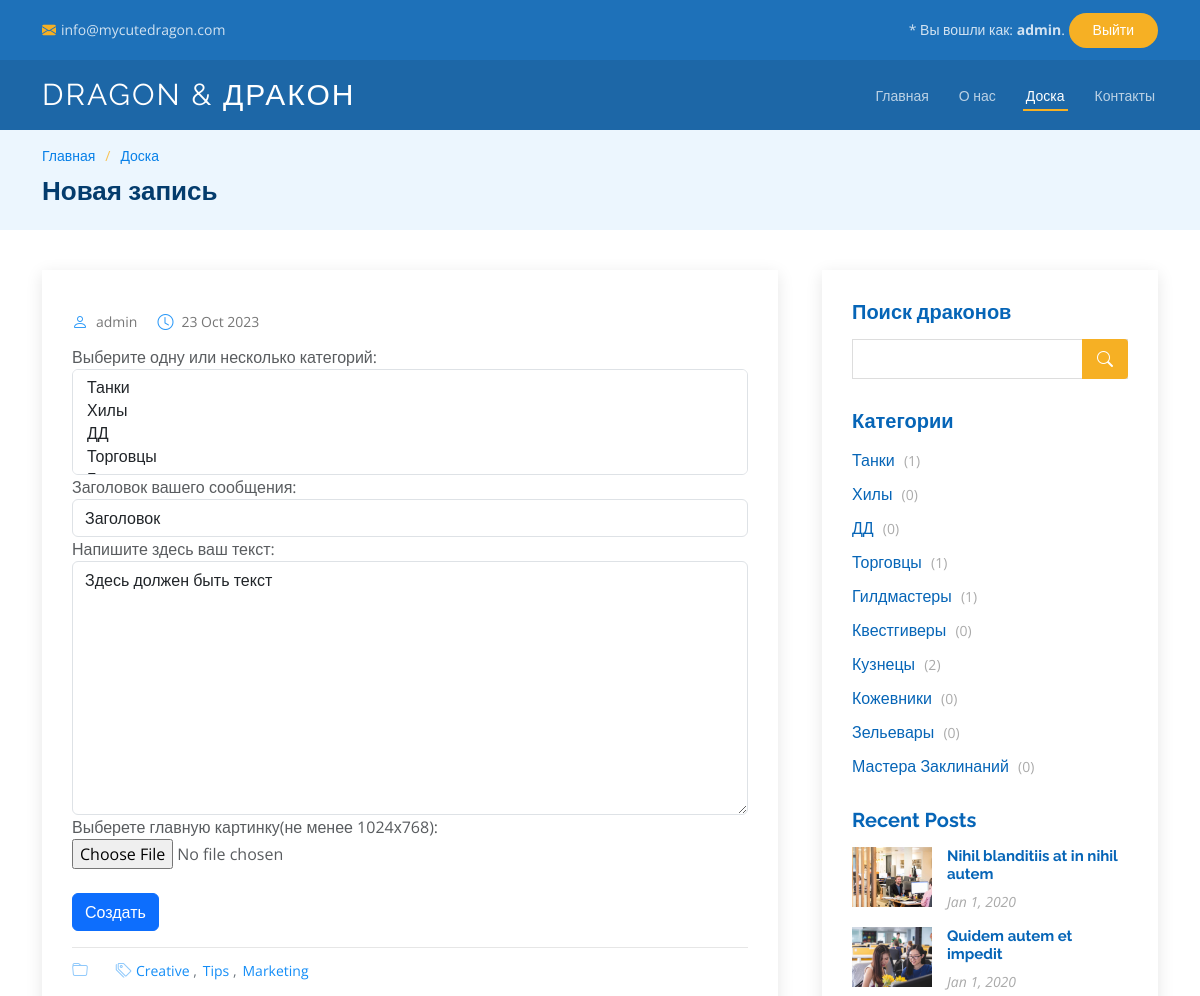
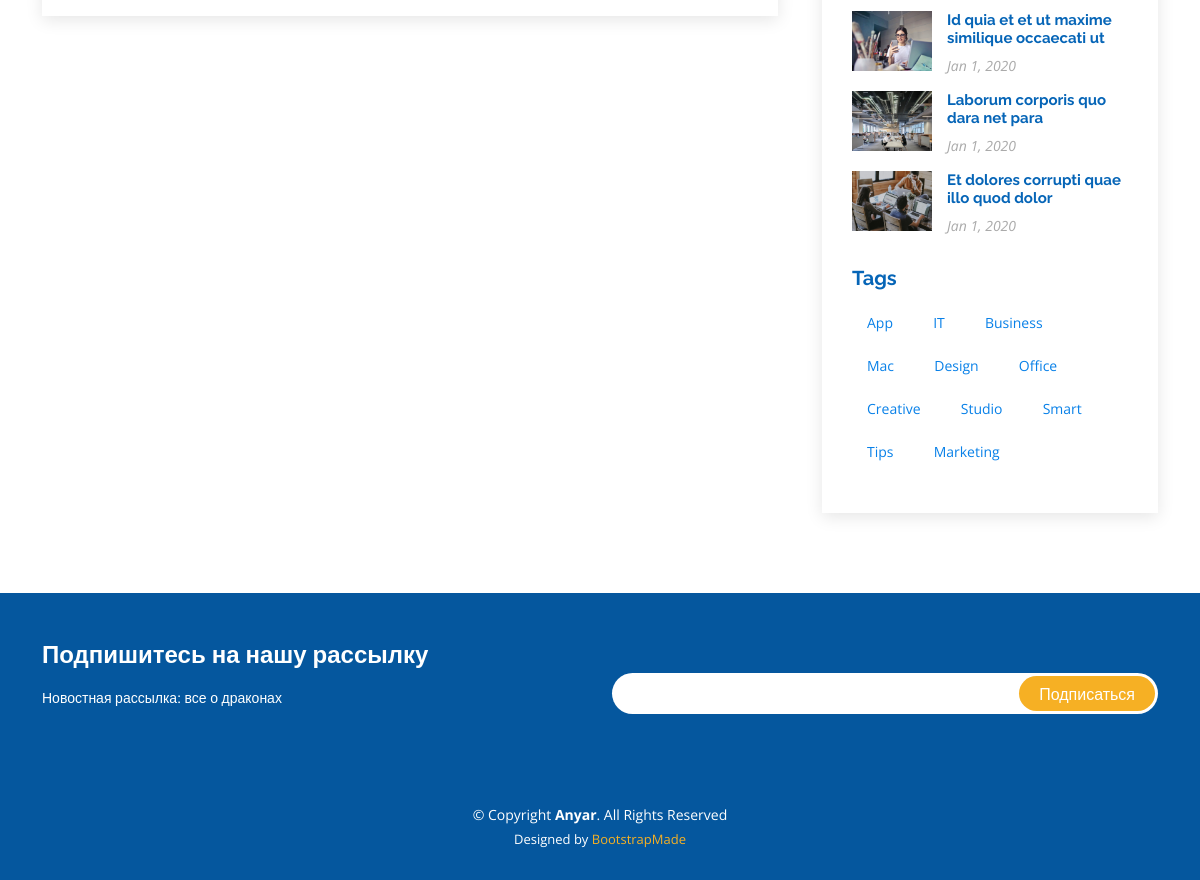
/messages/create (signed in), run on the app's committed database (2 pictures, top to bottom).
### bb/models.py (models this page shows)
class Category(models.Model):
    name = models.CharField(max_length = 255, unique = True)
    def __str__(self):
        return f'{self.name}'

### bb/views.py (the view, shortened to what this page needs)
# urls.py: path('create', MessageCreateView.as_view(), name='msg_create'),
class MessageCreateView(PermissionRequiredMixin, CreateView):
    permission_required = ('bb.add_post',)
    template_name = 'messages/create.html'
    form_class = MessageCreateForm
    context_object_name = 'message'
    success_url = '/messages'
    def get_context_data(self, **kwargs: Any) -> Dict[str, Any]:
        context =  super().get_context_data(**kwargs)
        author = self.request.user.id
        context['categories'] = Category.objects.annotate(num_posts=Count('post'))
        context['time_now'] = timezone.localtime(timezone.now())
        return context

### bb/forms.py
class MessageCreateForm (ModelForm):
    class Meta:
        model = Post
        exclude = ('author', 'cTime', 'postRate',)
        widgets = {
          'category' : forms.SelectMultiple(attrs={
            'class': 'form-control',
          }),
          'body' : forms.Textarea(attrs={
            'class': 'form-control',
            'placeholder': 'Здесь введите текст сообщения'
          }),
          'title' : forms.TextInput(attrs={
            'class': 'form-control',
            'placeholder': 'Введите заголовок'
          }),
        }
        labels = {
            'category': 'Выберите одну или несколько категорий:',
            'body': 'Напишите здесь ваш текст:',
            'title': 'Заголовок вашего сообщения',
            'mainPic': 'Выберете главную картинку(не менее 1024х768):'
        }

### templates/messages/create.html (shortened to what this page needs)
{% extends 'layout/bb.html' %}
{% block name %}
Новая запись
{% endblock name %}
{% block content %}
    <article class="entry entry-single">
      <div class="entry-img">
      </div>
      <div class="entry-meta">
        <ul>
          <li class="d-flex align-items-center"><i class="bi bi-person"></i> <a href="blog-single.html">{{user.username}}</a></li>
          <li class="d-flex align-items-center"><i class="bi bi-clock"></i> <a href="blog-single.html"><time datetime="2020-01-01">{{ time_now|date:'d M Y' }}</time></a></li>
        </ul>
      </div>
      <div class="entry-content">
        <div class=row>
            <form method="POST" enctype="multipart/form-data">
                <p class="text-muted">
                    {{ form }}
                    <br><br>
                    <input class="btn btn-primary" type="submit" value="Создать">
                </p>
            </form>
        </div>
      </div>
      <div class="entry-footer">
        <i class="bi bi-folder"></i>
        <ul class="cats">
        </ul>
        <i class="bi bi-tags"></i>
        <ul class="tags">
          <li><a href="#">Creative</a></li>
          <li><a href="#">Tips</a></li>
          <li><a href="#">Marketing</a></li>
        </ul>
      </div>
    </article>
{% endblock content %}

### templates/layout/bb.html (shortened to what this page needs)
<!DOCTYPE html>
<html lang="en">
<head>
  {% load static %}
  <link href="{% static 'assets/vendor/animate.css/animate.min.css' %}" rel="stylesheet">
  <link href="{% static 'assets/vendor/aos/aos.css' %}" rel="stylesheet">
  <link href="{% static 'assets/vendor/bootstrap/css/bootstrap.min.css' %}" rel="stylesheet">
  <link href="{% static 'assets/vendor/bootstrap-icons/bootstrap-icons.css' %}" rel="stylesheet">
  <link href="{% static 'assets/vendor/boxicons/css/boxicons.min.css' %}" rel="stylesheet">
  <link href="{% static 'assets/vendor/glightbox/css/glightbox.min.css' %}" rel="stylesheet">
  <link href="{% static 'assets/vendor/remixicon/remixicon.css' %}" rel="stylesheet">
  <link href="{% static 'assets/vendor/swiper/swiper-bundle.min.css' %}" rel="stylesheet">
  <link href="{% static 'assets/css/style.css' %}" rel="stylesheet">
</head>
<body>
  <div id="topbar" class="fixed-top d-flex align-items-center topbar-inner-pages">
    <div class="container d-flex align-items-center justify-content-center justify-content-md-between">
      <div class="contact-info d-flex align-items-center">
        <i class="bi bi-envelope-fill"></i><a href="mailto:contact@example.com">info@mycutedragon.com</a>
      </div>
      <div class="cta d-none d-md-block">
        {% if request.user.is_authenticated %}
          * Вы вошли как:
          <strong>{{ request.user.username }}</strong>.
          <a href="/accounts/logout/" class="scrollto"> Выйти</a>
        {% else %}
          Войдите в аккаунт:
          <a href="/accounts/login/" class="scrollto"> Войти</a>
        {% endif %}
      </div>
    </div>
  </div>
  <header id="header" class="fixed-top d-flex align-items-center header-inner-pages">
    <div class="container d-flex align-items-center justify-content-between">
      <h1 class="logo"><a href="index.html">Dragon & Дракон</a></h1>
      <nav id="navbar" class="navbar">
        <ul>
          <li><a class="nav-link scrollto " href="#hero">Главная</a></li>
          <li><a class="nav-link scrollto" href="#about">О нас</a></li>
          <li><a class="active" href="/messages/">Доска</a></li>
          <li><a class="nav-link scrollto" href="#contact">Контакты</a></li>
        </ul>
      </nav>
    </div>
  </header>
  <main id="main">
    <section id="breadcrumbs" class="breadcrumbs">
      <div class="container">
        <div class="row">
          <div class="col-lg-8">
            <ol>
              <li><a href="/messages/">Главная</a></li>
              <li><a href="/messages/">Доска</a></li>
            </ol>
            <h2>{% block name %}{% endblock name %}</h2>
          </div>
          <div class="col-lg-4">
          </div>
        </div>
      </div>
    </section>
    <section id="blog" class="blog">
      <div class="container" >
        <div class="row">
          <div class="col-lg-8 entries">
            {% block content %}
            {% endblock content %}
          </div>
          <div class="col-lg-4">
            <div class="sidebar">
              <h3 class="sidebar-title">Поиск драконов</h3>
              <div class="sidebar-item search-form">
                <form action="">
                  <input type="text">
                  <button type="submit"><i class="bi bi-search"></i></button>
                </form>
              </div>
              <h3 class="sidebar-title">Категории</h3>
              <div class="sidebar-item categories">
                <ul>
                {% for cat in categories %}
                  <li><a href="#"> {{ cat.name }} <span>({{ cat.num_posts }})</span></a></li>
                {% endfor %}
                </ul>
              </div>
              <h3 class="sidebar-title">Recent Posts</h3>
              <div class="sidebar-item recent-posts">
                <div class="post-item clearfix">
                  <img src="assets/img/blog/blog-recent-1.jpg" alt="">
                  <h4><a href="blog-single.html">Nihil blanditiis at in nihil autem</a></h4>
                  <time datetime="2020-01-01">Jan 1, 2020</time>
                </div>
                <div class="post-item clearfix">
                  <img src="assets/img/blog/blog-recent-2.jpg" alt="">
                  <h4><a href="blog-single.html">Quidem autem et impedit</a></h4>
                  <time datetime="2020-01-01">Jan 1, 2020</time>
                </div>
                <div class="post-item clearfix">
                  <img src="assets/img/blog/blog-recent-3.jpg" alt="">
                  <h4><a href="blog-single.html">Id quia et et ut maxime similique occaecati ut</a></h4>
                  <time datetime="2020-01-01">Jan 1, 2020</time>
                </div>
                <div class="post-item clearfix">
                  <img src="assets/img/blog/blog-recent-4.jpg" alt="">
                  <h4><a href="blog-single.html">Laborum corporis quo dara net para</a></h4>
                  <time datetime="2020-01-01">Jan 1, 2020</time>
                </div>
                <div class="post-item clearfix">
                  <img src="assets/img/blog/blog-recent-5.jpg" alt="">
                  <h4><a href="blog-single.html">Et dolores corrupti quae illo quod dolor</a></h4>
                  <time datetime="2020-01-01">Jan 1, 2020</time>
                </div>
              </div>
              <h3 class="sidebar-title">Tags</h3>
              <div class="sidebar-item tags">
                <ul>
                  <li><a href="#">App</a></li>
                  <li><a href="#">IT</a></li>
                  <li><a href="#">Business</a></li>
                  <li><a href="#">Mac</a></li>
                  <li><a href="#">Design</a></li>
                  <li><a href="#">Office</a></li>
                  <li><a href="#">Creative</a></li>
                  <li><a href="#">Studio</a></li>
                  <li><a href="#">Smart</a></li>
                  <li><a href="#">Tips</a></li>
                  <li><a href="#">Marketing</a></li>
                </ul>
              </div>
            </div>
          </div>
        </div>
      </div>
    </section>
  </main>
  <footer id="footer">
    <div class="footer-newsletter">
      <div class="container">
        <div class="row">
          <div class="col-lg-6">
            <h4>Подпишитесь на нашу рассылку</h4>
            <p>Новостная рассылка: все о драконах</p>
          </div>
          <div class="col-lg-6">
            <form action="" method="post">
              <input type="email" name="email"><input type="submit" value="Подписаться">
            </form>
          </div>
        </div>
      </div>
    </div>
    <div class="container">
      <div class="copyright">
        &copy; Copyright <strong><span>Anyar</span></strong>. All Rights Reserved
      </div>
      <div class="credits">
        Designed by <a href="https://bootstrapmade.com/">BootstrapMade</a>
      </div>
    </div>
  </footer>
</body>
</html>

### data on the page
Category: name "Танки", num_posts "1"
Category: name "Хилы", num_posts "0"
Category: name "ДД", num_posts "0"
Category: name "Торговцы", num_posts "1"
Category: name "Гилдмастеры", num_posts "1"
Category: name "Квестгиверы", num_posts "0"
Category: name "Кузнецы", num_posts "2"
Category: name "Кожевники", num_posts "0"
Category: name "Зельевары", num_posts "0"
Category: name "Мастера Заклинаний", num_posts "0"

### other printed values
{{ request.user.username }} "admin"
{{ user.username }} "admin"
{{ time_now|date:'d M Y' }} "23 Oct 2023"
